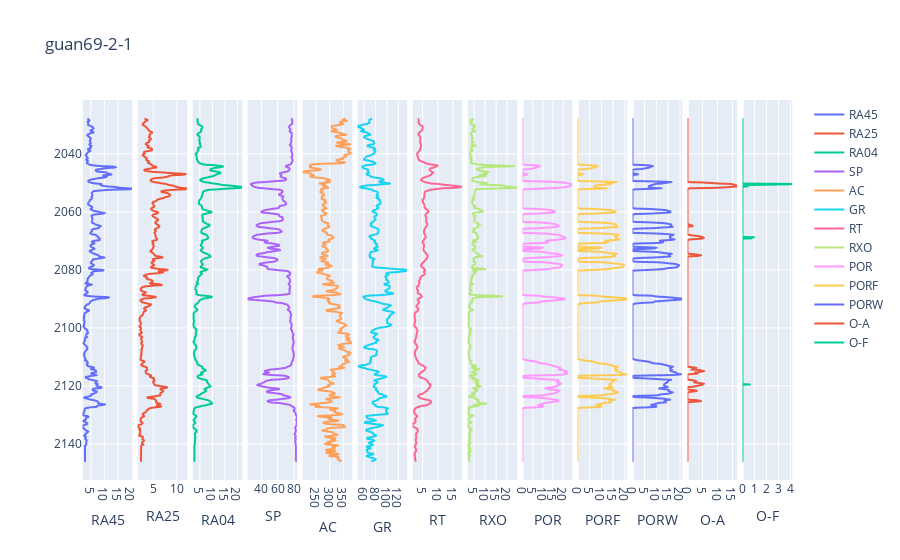

The notebook cell saved with this chart:
### Code cell
curvesplot(testdf,title=testlas.well.WELL)

### Figure 1 — Plotly figure (JSON) as saved in the notebook; plotly's stock layout.template omitted (floating-point values rounded to 4 significant figures; data arrays with more than 128 entries replaced by an {"elided": "..."} marker saying what was removed)
{"data": [{"mode": "lines", "name": "RA45", "type": "scattergl", "x": {"elided": "944 float values"}, "xaxis": "x", "y": {"elided": "944 float values"}}, {"mode": "lines", "name": "RA25", "type": "scattergl", "x": {"elided": "944 float values"}, "xaxis": "x2", "y": {"elided": "944 float values"}}, {"mode": "lines", "name": "RA04", "type": "scattergl", "x": {"elided": "944 float values"}, "xaxis": "x3", "y": {"elided": "944 float values"}}, {"mode": "lines", "name": "SP", "type": "scattergl", "x": {"elided": "944 float values"}, "xaxis": "x4", "y": {"elided": "944 float values"}}, {"mode": "lines", "name": "AC", "type": "scattergl", "x": {"elided": "944 float values"}, "xaxis": "x5", "y": {"elided": "944 float values"}}, {"mode": "lines", "name": "GR", "type": "scattergl", "x": {"elided": "944 float values"}, "xaxis": "x6", "y": {"elided": "944 float values"}}, {"mode": "lines", "name": "RT", "type": "scattergl", "x": {"elided": "944 float values"}, "xaxis": "x7", "y": {"elided": "944 float values"}}, {"mode": "lines", "name": "RXO", "type": "scattergl", "x": {"elided": "944 float values"}, "xaxis": "x8", "y": {"elided": "944 float values"}}, {"mode": "lines", "name": "POR", "type": "scattergl", "x": {"elided": "944 float values"}, "xaxis": "x9", "y": {"elided": "944 float values"}}, {"mode": "lines", "name": "PORF", "type": "scattergl", "x": {"elided": "944 float values"}, "xaxis": "x10", "y": {"elided": "944 float values"}}, {"mode": "lines", "name": "PORW", "type": "scattergl", "x": {"elided": "944 float values"}, "xaxis": "x11", "y": {"elided": "944 float values"}}, {"mode": "lines", "name": "O-A", "type": "scattergl", "x": {"elided": "944 float values"}, "xaxis": "x12", "y": {"elided": "944 float values"}}, {"mode": "lines", "name": "O-F", "type": "scattergl", "x": {"elided": "944 float values"}, "xaxis": "x13", "y": {"elided": "944 float values"}}], "layout": {"title": {"text": "guan69-2-1"}, "xaxis": {"domain": [0.003846, 0.07308], "title": {"text": "RA45"}}, "xaxis10": {"domain": [0.6962, 0.7654], "title": {"text": "PORF"}}, "xaxis11": {"domain": [0.7731, 0.8423], "title": {"text": "PORW"}}, "xaxis12": {"domain": [0.85, 0.9192], "title": {"text": "O-A"}}, "xaxis13": {"domain": [0.9269, 0.9962], "title": {"text": "O-F"}}, "xaxis2": {"domain": [0.08077, 0.15], "title": {"text": "RA25"}}, "xaxis3": {"domain": [0.1577, 0.2269], "title": {"text": "RA04"}}, "xaxis4": {"domain": [0.2346, 0.3038], "title": {"text": "SP"}}, "xaxis5": {"domain": [0.3115, 0.3808], "title": {"text": "AC"}}, "xaxis6": {"domain": [0.3885, 0.4577], "title": {"text": "GR"}}, "xaxis7": {"domain": [0.4654, 0.5346], "title": {"text": "RT"}}, "xaxis8": {"domain": [0.5423, 0.6115], "title": {"text": "RXO"}}, "xaxis9": {"domain": [0.6192, 0.6885], "title": {"text": "POR"}}, "yaxis": {"anchor": "x", "autorange": "reversed", "showspikes": true}, "yaxis10": {"anchor": "x10", "autorange": "reversed", "showspikes": true}, "yaxis11": {"anchor": "x11", "autorange": "reversed", "showspikes": true}, "yaxis12": {"anchor": "x12", "autorange": "reversed", "showspikes": true}, "yaxis13": {"anchor": "x13", "autorange": "reversed", "showspikes": true}, "yaxis2": {"anchor": "x2", "autorange": "reversed", "showspikes": true}, "yaxis3": {"anchor": "x3", "autorange": "reversed", "showspikes": true}, "yaxis4": {"anchor": "x4", "autorange": "reversed", "showspikes": true}, "yaxis5": {"anchor": "x5", "autorange": "reversed", "showspikes": true}, "yaxis6": {"anchor": "x6", "autorange": "reversed", "showspikes": true}, "yaxis7": {"anchor": "x7", "autorange": "reversed", "showspikes": true}, "yaxis8": {"anchor": "x8", "autorange": "reversed", "showspikes": true}, "yaxis9": {"anchor": "x9", "autorange": "reversed", "showspikes": true}}}
